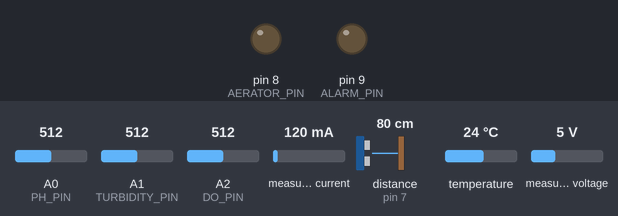
Bench run of a sketch on a simulated Arduino Uno, built for the host (arithmetic inside an expression is 32-bit, double 64-bit). Shown: output pins drawn as LEDs (lit = HIGH). The test bench sets the inputs (shaded band); at power-on: A0 (PH_PIN) = 512, A1 (TURBIDITY_PIN) = 512, A2 (DO_PIN) = 512, measured current 120 mA, distance to the obstacle (sensor on pin 7) 80 cm, temperature 24 °C, measured voltage 5 V. The echo pulse lasts 58.3 µs per cm; WiFi joins after 1.5 s; servers stay silent unless stated; the local clock reads 2024-03-15 10:24:30 at power-on unless the sketch sets it; storage starts empty; pins used as bus, display or sensor lines are not drawn; what the sketch prints to the serial monitor is not drawn.

Above: at 0.1 s.
At 30.8 s:
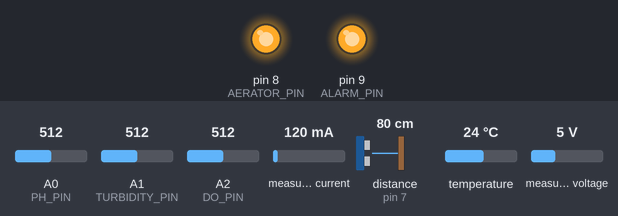
Timing chart, 0 to 32.3 s (numbered marks = the images above):
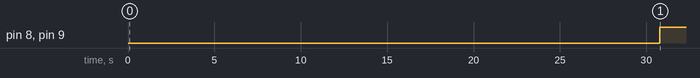

The sketch:

water_quality_buoy.ino
```cpp
/*
  Autonomous Water Quality Monitoring Buoy
  -----------------------------------------------
  Fuses pH, turbidity, dissolved oxygen, water temperature, water
  level, and solar/battery power monitoring; closes the loop on an
  aerator pump when dissolved oxygen drops too fast; keeps rolling
  hourly statistics; serves a token-authenticated REST API + dashboard;
  and uses a watchdog for unattended reliability.
  Board: Arduino Uno Q.
*/

#include <OneWire.h>
#include <DallasTemperature.h>
#include <Wire.h>
#include <Adafruit_INA219.h>
#include <RTClib.h>
#include <SPI.h>
#include <SD.h>
#include <Ethernet.h>
#include <avr/wdt.h>

// ---- credentials placeholder — replace before use, never commit real secrets ----
const char *API_TOKEN = "YOUR_SHARED_SECRET_TOKEN";
// ---------------------------------------------------------------------------------

const uint8_t PH_PIN = A0, TURBIDITY_PIN = A1, DO_PIN = A2;
const uint8_t ONEWIRE_PIN = 2;
const uint8_t US_TRIG = 6, US_ECHO = 7;
const uint8_t AERATOR_PIN = 8, ALARM_PIN = 9;
const uint8_t SD_CS = 10, ETH_CS = 5;

OneWire oneWire(ONEWIRE_PIN);
DallasTemperature waterTemp(&oneWire);
Adafruit_INA219 powerSensor;
RTC_DS3231 rtc;
byte mac[] = {0xDE, 0xAD, 0xBE, 0xEF, 0xFE, 0x19};
IPAddress ip(192, 168, 1, 193);
EthernetServer server(80);

const float DO_DROP_RATE_ALERT = 1.0; // mg/L drop within the rolling window triggers alert
const float DO_LOW_ABSOLUTE = 3.0;

float curPh = 0, curTurbidity = 0, curDO = 0, curTempC = 0, curLevelCm = 0;
float batteryV = 0, batteryI = 0;
float doHistory[5] = {8, 8, 8, 8, 8};
uint8_t doHistIdx = 0;

bool aeratorOn = false;

struct HourlyStats { float minDO = 999, maxDO = -999, sumDO = 0; uint16_t count = 0; };
HourlyStats hourly;
int lastRollupHour = -1;

unsigned long lastSampleMs = 0;
const unsigned long SAMPLE_INTERVAL_MS = 30000; // every 30s

void setup() {
  Serial.begin(9600);
  Wire.begin();
  waterTemp.begin();
  powerSensor.begin();
  if (!rtc.begin()) Serial.println("RTC not found!");
  // First upload only: uncomment to set the RTC to your computer's clock.
  // rtc.adjust(DateTime(F(__DATE__), F(__TIME__)));

  pinMode(AERATOR_PIN, OUTPUT); pinMode(ALARM_PIN, OUTPUT);
  digitalWrite(AERATOR_PIN, LOW); digitalWrite(ALARM_PIN, LOW);
  pinMode(US_TRIG, OUTPUT); pinMode(US_ECHO, INPUT);

  pinMode(SD_CS, OUTPUT); pinMode(ETH_CS, OUTPUT);
  digitalWrite(SD_CS, HIGH); digitalWrite(ETH_CS, HIGH);
  if (!SD.begin(SD_CS)) Serial.println("SD init failed!");
  ensureCsvHeader();

  Ethernet.init(ETH_CS);
  Ethernet.begin(mac, ip);
  server.begin();
  Serial.print("Dashboard: http://"); Serial.println(Ethernet.localIP());

  wdt_enable(WDTO_8S);
}

void loop() {
  wdt_reset();

  unsigned long now = millis();
  if (now - lastSampleMs >= SAMPLE_INTERVAL_MS) {
    lastSampleMs = now;
    readAllSensors();
    runAnomalyEngine();
    updateHourlyStats();
    checkHourlyRollup();
  }

  handleClient();
}

void readAllSensors() {
  curPh = analogToPh(analogRead(PH_PIN));
  curTurbidity = analogRead(TURBIDITY_PIN) * (5.0 / 1023.0);
  curDO = analogToDO(analogRead(DO_PIN));

  waterTemp.requestTemperatures();
  curTempC = waterTemp.getTempCByIndex(0);

  curLevelCm = readUltrasonicCm();

  batteryV = powerSensor.getBusVoltage_V();
  batteryI = powerSensor.getCurrent_mA();

  doHistory[doHistIdx] = curDO;
  doHistIdx = (doHistIdx + 1) % 5;
}

float analogToPh(int raw) {
  // linear approximation - calibrate slope/offset against pH 4/7/10 buffer solutions
  return 3.5 * (raw * (5.0 / 1023.0)) + 0.0;
}

float analogToDO(int raw) {
  // linear approximation - calibrate against a 0%/100% saturation reference
  return (raw * (5.0 / 1023.0)) * 2.5;
}

long readUltrasonicCm() {
  digitalWrite(US_TRIG, LOW); delayMicroseconds(2);
  digitalWrite(US_TRIG, HIGH); delayMicroseconds(10);
  digitalWrite(US_TRIG, LOW);
  long duration = pulseIn(US_ECHO, HIGH, 25000);
  return duration / 58;
}

void runAnomalyEngine() {
  float oldestDO = doHistory[doHistIdx]; // about to be overwritten next cycle = oldest in the ring
  float dropRate = oldestDO - curDO;
  bool anomalyDetected = (dropRate > DO_DROP_RATE_ALERT) || (curDO < DO_LOW_ABSOLUTE);

  if (anomalyDetected && !aeratorOn) {
    aeratorOn = true;
    digitalWrite(AERATOR_PIN, HIGH);
    digitalWrite(ALARM_PIN, HIGH);
    logEvent("ANOMALY_AERATOR_ENGAGED");
  } else if (!anomalyDetected && aeratorOn && curDO > DO_LOW_ABSOLUTE + 1.0) {
    aeratorOn = false;
    digitalWrite(AERATOR_PIN, LOW);
    digitalWrite(ALARM_PIN, LOW);
    logEvent("ANOMALY_CLEARED");
  }
}

void updateHourlyStats() {
  hourly.minDO = min(hourly.minDO, curDO);
  hourly.maxDO = max(hourly.maxDO, curDO);
  hourly.sumDO += curDO;
  hourly.count++;
}

void checkHourlyRollup() {
  DateTime now = rtc.now();
  if (now.hour() != lastRollupHour) {
    lastRollupHour = now.hour();
    File f = SD.open("ROLLUP.CSV", FILE_WRITE);
    if (f) {
      float avgDO = hourly.count > 0 ? hourly.sumDO / hourly.count : 0;
      f.print(now.timestamp(DateTime::TIMESTAMP_FULL)); f.print(",");
      f.print(hourly.minDO); f.print(","); f.print(hourly.maxDO); f.print(","); f.println(avgDO);
      f.close();
    }
    hourly = HourlyStats();
  }
}

void ensureCsvHeader() {
  if (!SD.exists("ROLLUP.CSV")) {
    File f = SD.open("ROLLUP.CSV", FILE_WRITE);
    if (f) { f.println("timestamp,minDO,maxDO,avgDO"); f.close(); }
  }
  if (!SD.exists("EVENTS.CSV")) {
    File f = SD.open("EVENTS.CSV", FILE_WRITE);
    if (f) { f.println("timestamp,event,ph,turbidity,do,tempC,levelCm"); f.close(); }
  }
}

void logEvent(const char *event) {
  File f = SD.open("EVENTS.CSV", FILE_WRITE);
  if (!f) return;
  DateTime now = rtc.now();
  f.print(now.timestamp(DateTime::TIMESTAMP_FULL)); f.print(",");
  f.print(event); f.print(",");
  f.print(curPh); f.print(","); f.print(curTurbidity); f.print(","); f.print(curDO); f.print(",");
  f.print(curTempC); f.print(","); f.println(curLevelCm);
  f.close();
}

void handleClient() {
  EthernetClient client = server.available();
  if (!client) return;

  String reqLine = client.readStringUntil('\r');
  String headers = "";
  while (client.connected() && client.available()) {
    String h = client.readStringUntil('\r');
    headers += h;
    if (h.length() <= 1) break;
  }

  if (!isAuthorized(headers)) {
    client.println("HTTP/1.1 401 Unauthorized");
    client.println("Connection: close");
    client.println();
    client.stop();
    return;
  }

  if (reqLine.indexOf("GET /api/state") >= 0) {
    sendState(client);
  } else if (reqLine.indexOf("GET /api/history") >= 0) {
    sendHistory(client);
  } else {
    client.println("HTTP/1.1 404 Not Found");
    client.println("Connection: close");
    client.println();
  }
  delay(1);
  client.stop();
}

bool isAuthorized(const String &headers) {
  int idx = headers.indexOf("X-Auth-Token:");
  if (idx < 0) return false;
  String token = headers.substring(idx + 13);
  token.trim();
  return token == String(API_TOKEN);
}

void sendState(EthernetClient &client) {
  client.println("HTTP/1.1 200 OK");
  client.println("Content-Type: application/json");
  client.println("Connection: close");
  client.println();
  client.print("{\"ph\":"); client.print(curPh);
  client.print(",\"turbidity\":"); client.print(curTurbidity);
  client.print(",\"do\":"); client.print(curDO);
  client.print(",\"tempC\":"); client.print(curTempC);
  client.print(",\"levelCm\":"); client.print(curLevelCm);
  client.print(",\"batteryV\":"); client.print(batteryV);
  client.print(",\"batteryI\":"); client.print(batteryI);
  client.print(",\"aeratorOn\":"); client.print(aeratorOn ? "true" : "false");
  client.println("}");
}

void sendHistory(EthernetClient &client) {
  client.println("HTTP/1.1 200 OK");
  client.println("Content-Type: application/json");
  client.println("Connection: close");
  client.println();

  File f = SD.open("ROLLUP.CSV");
  if (!f) { client.println("[]"); return; }
  f.readStringUntil('\n');

  const uint8_t MAX_ROWS = 24;
  String lines[MAX_ROWS];
  uint8_t count = 0;
  while (f.available()) { lines[count % MAX_ROWS] = f.readStringUntil('\n'); count++; }
  f.close();

  uint8_t start = count > MAX_ROWS ? count % MAX_ROWS : 0;
  uint8_t total = min(count, MAX_ROWS);

  client.print("[");
  for (uint8_t i = 0; i < total; i++) {
    String line = lines[(start + i) % MAX_ROWS];
    int c1 = line.indexOf(',');
    int c4 = line.lastIndexOf(',');
    String ts = line.substring(0, c1);
    String avgDO = line.substring(c4 + 1);
    if (i > 0) client.print(",");
    client.print("{\"t\":\""); client.print(ts); client.print("\",\"avgDO\":"); client.print(avgDO); client.print("}");
  }
  client.println("]");
}
```

Measured:
- by itself, pin 8 (AERATOR_PIN), pin 9 (ALARM_PIN): LOW → HIGH at 30.8 s
